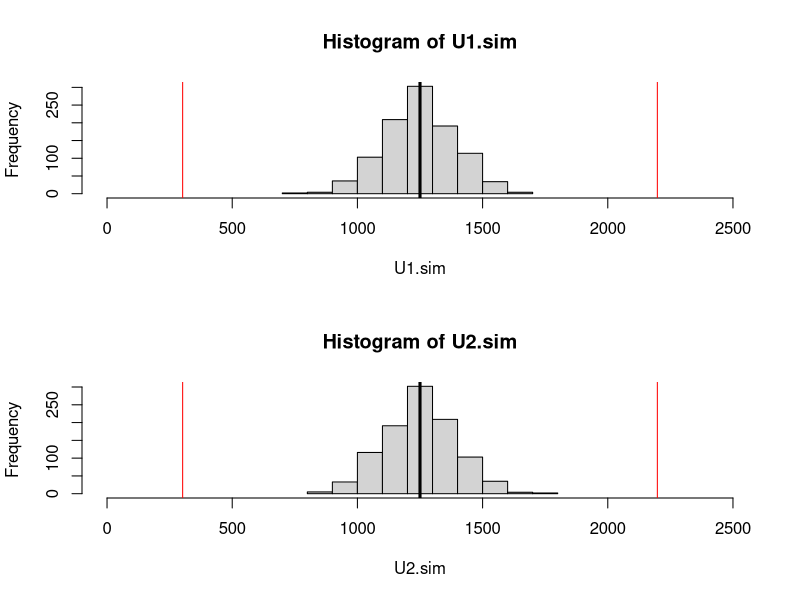

Here is the R script that generated this plot:
###########################################################################################
###                                      RANK TEST                                      ###
###                                 Mann-Whitney U test                                 ###
###########################################################################################
seed = 100
B    = 1000

### ---------------------------------------------------------------------------------------
### Two samples
### ---------------------------------------------------------------------------------------
### Two-sided test
###    H0: P(data_1 > data_2)  = 0.5
###    H1: P(data_1 > data_2) != 0.5
data_1    = cars$speed             
data_2    = cars$dist              
data_pool = c(data_1, data_2)
n1        = length(data_1)
n2        = length(data_2)
n         = n1 + n2
ranks     = rank(data_pool)

R1 = sum(ranks[1:length(data_1)])
R2 = sum(ranks[(length(data_1)+1):length(ranks)])
U1 = R1 - n1*(n1+1)/2
U2 = R2 - n2*(n2+1)/2

# MC computation of the p-value
set.seed(seed)
U1.sim = numeric(B)
U2.sim = numeric(B)
for (k in 1:B){
  ranks.temp = sample(1:n)
  R1.temp    = sum(ranks.temp[1:n1])
  R2.temp    = sum(ranks.temp[(n1+1):(n1+n2)])
  U1.temp    = R1.temp - n1*(n1+1)/2
  U2.temp    = R2.temp - n2*(n2+1)/2
  U1.sim[k]  = U1.temp
  U2.sim[k]  = U2.temp
}

par(mfrow=c(2,1))
hist(U1.sim, xlim=c(0,n1*n2))
abline(v=c(U1,U2), col='red')
abline(v=n1*n2/2, lwd=3)

hist(U2.sim, xlim=c(0,n1*n2))
abline(v=c(U1,U2), col='red')
abline(v=n1*n2/2, lwd=3)

U.star  = max(U1, U2)
p_value = 2 * sum(U1.sim >= U.star)/B
p_value